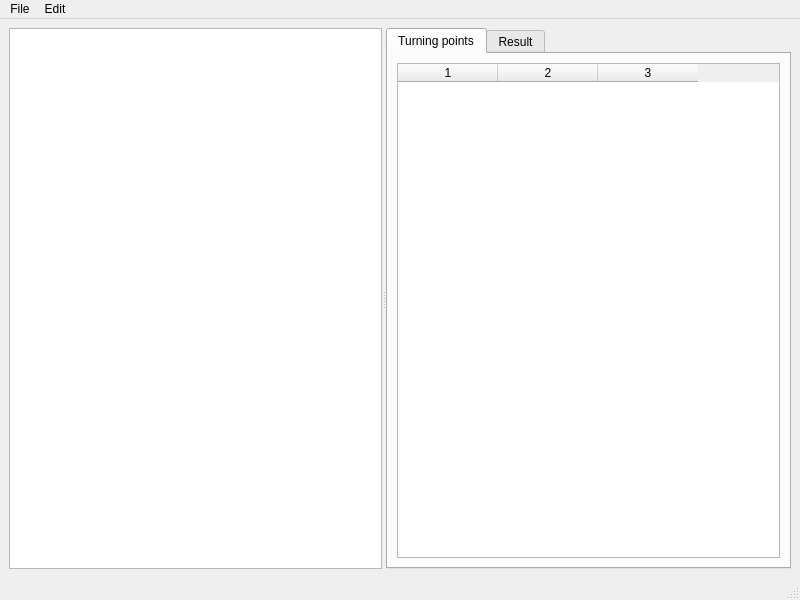
<?xml version="1.0" encoding="UTF-8"?>
<ui version="4.0">
 <class>MainWindow</class>
 <widget class="QMainWindow" name="MainWindow">
  <property name="geometry">
   <rect>
    <x>0</x>
    <y>0</y>
    <width>800</width>
    <height>600</height>
   </rect>
  </property>
  <property name="windowTitle">
   <string>qresampline</string>
  </property>
  <widget class="QWidget" name="centralwidget">
   <layout class="QGridLayout" name="gridLayout_4">
    <item row="0" column="0">
     <widget class="QSplitter" name="splitter">
      <property name="orientation">
       <enum>Qt::Horizontal</enum>
      </property>
      <widget class="GraphicsView" name="graphicsView">
       <property name="sizePolicy">
        <sizepolicy hsizetype="Expanding" vsizetype="Expanding">
         <horstretch>0</horstretch>
         <verstretch>0</verstretch>
        </sizepolicy>
       </property>
      </widget>
      <widget class="QTabWidget" name="tabWidget">
       <property name="currentIndex">
        <number>0</number>
       </property>
       <widget class="QWidget" name="raw_tab">
        <attribute name="title">
         <string>Turning points</string>
        </attribute>
        <layout class="QGridLayout" name="gridLayout_2">
         <item row="0" column="0">
          <widget class="QTableWidget" name="raw_table">
           <property name="sizePolicy">
            <sizepolicy hsizetype="Expanding" vsizetype="Expanding">
             <horstretch>0</horstretch>
             <verstretch>0</verstretch>
            </sizepolicy>
           </property>
           <property name="rowCount">
            <number>0</number>
           </property>
           <property name="columnCount">
            <number>3</number>
           </property>
           <column/>
           <column/>
           <column/>
          </widget>
         </item>
        </layout>
       </widget>
       <widget class="QWidget" name="processed_tab">
        <attribute name="title">
         <string>Result</string>
        </attribute>
        <layout class="QGridLayout" name="gridLayout_3">
         <item row="0" column="0">
          <widget class="QTableWidget" name="processed_table">
           <property name="columnCount">
            <number>3</number>
           </property>
           <column/>
           <column/>
           <column/>
          </widget>
         </item>
        </layout>
       </widget>
      </widget>
     </widget>
    </item>
   </layout>
  </widget>
  <widget class="QMenuBar" name="menubar">
   <property name="geometry">
    <rect>
     <x>0</x>
     <y>0</y>
     <width>800</width>
     <height>30</height>
    </rect>
   </property>
   <widget class="QMenu" name="menuFile">
    <property name="title">
     <string>File</string>
    </property>
    <addaction name="menuActionOpen"/>
    <addaction name="menuActionSave"/>
    <addaction name="separator"/>
    <addaction name="menuActionExit"/>
   </widget>
   <widget class="QMenu" name="menuEdit">
    <property name="title">
     <string>Edit</string>
    </property>
    <addaction name="actionResample_line"/>
   </widget>
   <addaction name="menuFile"/>
   <addaction name="menuEdit"/>
  </widget>
  <widget class="QStatusBar" name="statusbar"/>
  <action name="menuActionOpen">
   <property name="text">
    <string>Open</string>
   </property>
  </action>
  <action name="menuActionSave">
   <property name="text">
    <string>Save</string>
   </property>
  </action>
  <action name="actionExit">
   <property name="text">
    <string>Exit</string>
   </property>
  </action>
  <action name="menuActionExit">
   <property name="text">
    <string>Exit</string>
   </property>
  </action>
  <action name="actionResample_line">
   <property name="text">
    <string>Resample line</string>
   </property>
  </action>
 </widget>
 <customwidgets>
  <customwidget>
   <class>GraphicsView</class>
   <extends>QGraphicsView</extends>
   <header>GraphicsView.hpp</header>
  </customwidget>
 </customwidgets>
 <resources/>
 <connections/>
</ui>
